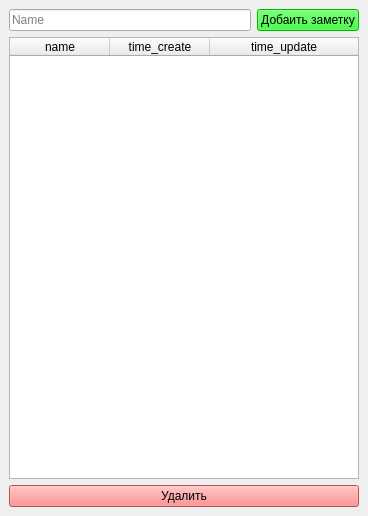
<?xml version="1.0" encoding="UTF-8"?>
<ui version="4.0">
 <class>MainWindow</class>
 <widget class="QMainWindow" name="MainWindow">
  <property name="geometry">
   <rect>
    <x>0</x>
    <y>0</y>
    <width>368</width>
    <height>516</height>
   </rect>
  </property>
  <property name="windowTitle">
   <string>MainWindow</string>
  </property>
  <widget class="QWidget" name="centralwidget">
   <layout class="QVBoxLayout" name="verticalLayout_2">
    <item>
     <layout class="QVBoxLayout" name="verticalLayout">
      <item>
       <layout class="QHBoxLayout" name="horizontalLayout">
        <item>
         <widget class="QLineEdit" name="name_note">
          <property name="placeholderText">
           <string>Name</string>
          </property>
         </widget>
        </item>
        <item>
         <widget class="QPushButton" name="create">
          <property name="styleSheet">
           <string notr="true">background-color: rgb(0, 255, 0)</string>
          </property>
          <property name="text">
           <string>Добаить заметку</string>
          </property>
         </widget>
        </item>
       </layout>
      </item>
      <item>
       <widget class="QTableWidget" name="tableWidget">
        <property name="mouseTracking">
         <bool>false</bool>
        </property>
        <property name="tabletTracking">
         <bool>false</bool>
        </property>
        <property name="acceptDrops">
         <bool>false</bool>
        </property>
        <property name="autoFillBackground">
         <bool>false</bool>
        </property>
        <attribute name="horizontalHeaderStretchLastSection">
         <bool>true</bool>
        </attribute>
        <column>
         <property name="text">
          <string>name</string>
         </property>
         <property name="font">
          <font>
           <bold>false</bold>
          </font>
         </property>
        </column>
        <column>
         <property name="text">
          <string>time_create</string>
         </property>
        </column>
        <column>
         <property name="text">
          <string>time_update</string>
         </property>
        </column>
       </widget>
      </item>
      <item>
       <widget class="QPushButton" name="delite">
        <property name="styleSheet">
         <string notr="true">background-color:  rgb(255, 112, 112)</string>
        </property>
        <property name="text">
         <string>Удалить</string>
        </property>
       </widget>
      </item>
     </layout>
    </item>
   </layout>
  </widget>
  <widget class="QMenuBar" name="menubar">
   <property name="geometry">
    <rect>
     <x>0</x>
     <y>0</y>
     <width>368</width>
     <height>22</height>
    </rect>
   </property>
  </widget>
 </widget>
 <resources/>
 <connections/>
</ui>
